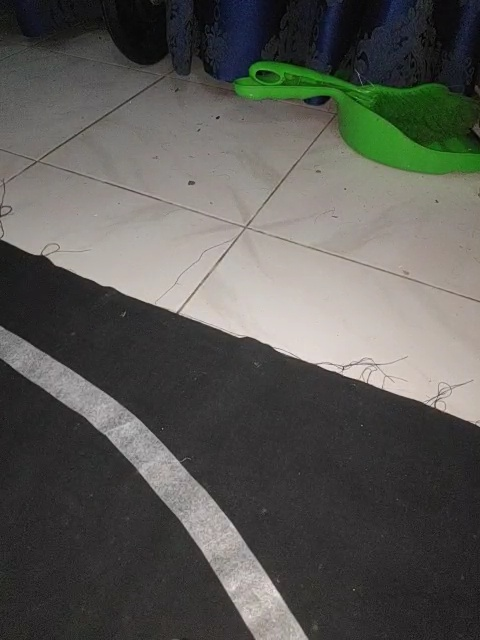
#> input picture PC/LaneDetectionModule/images/0.jpg, 480 x 640 px, given in place of the camera
$ python cam_test.py
#> lines starting #> are read from the running program, lines starting #| are printed output that depends on the picture
import cv2
import numpy as np


def get_canny(image):
    """
    Get the image with the canny edge detector applied.

    :param image: Image on which edges need to be detected.
    :return: Image with just the detected edges.
    """
    gray = cv2.cvtColor(np.array(image), cv2.COLOR_BGR2GRAY)
    blur = cv2.GaussianBlur(gray, (5, 5), 8)
    canny = cv2.Canny(blur, 50, 150)
    return canny


cap = cv2.VideoCapture(1)

if not cap.isOpened():
    print("Cannot open camera")
    exit()

count = 0

while True:
    # Capture frame-by-frame
    ret, frame = cap.read()
#> frame is the input picture: shape (640, 480, 3); mean B, G, R 84.9, 89.5, 89.6

    image = cv2.rotate(frame, cv2.ROTATE_90_CLOCKWISE)
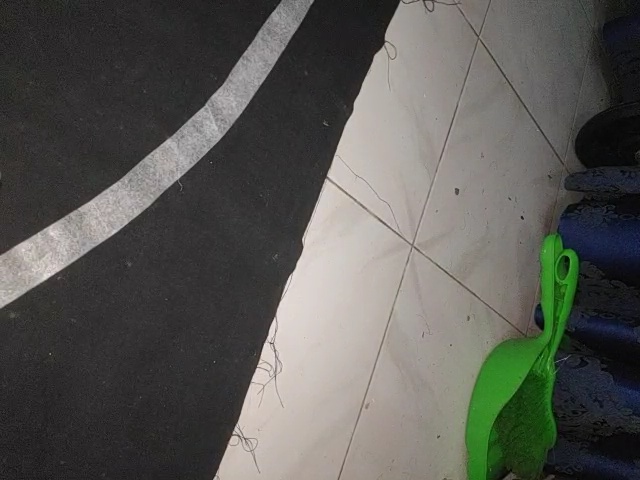
#> image: shape (480, 640, 3); mean B, G, R 84.9, 89.5, 89.6
    frame = get_canny(image)
#> in get_canny, `gray = cv2.cvtColor(np.array(image), cv2.COLOR_BGR2GRAY)`:
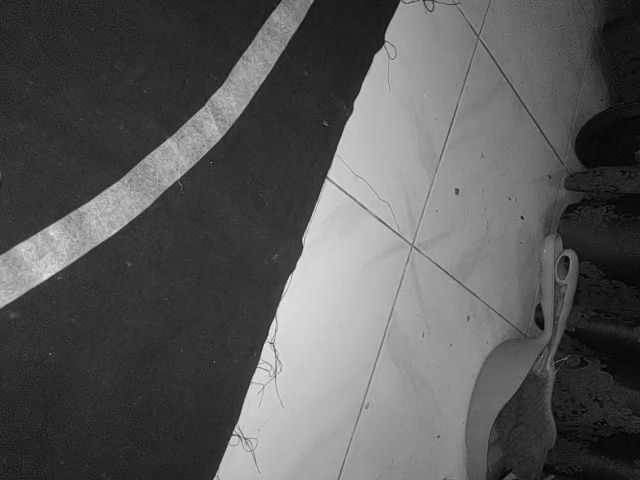
#> gray: shape (480, 640); min 0, max 237, mean 89
#> in get_canny, `canny = cv2.Canny(blur, 50, 150)`:
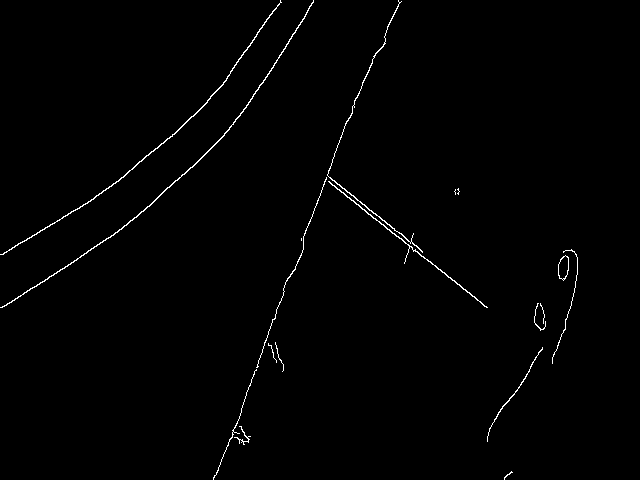
#> canny: shape (480, 640); 0.9% white in thin lines or dots
    # h, w = frame.shape[:2]
    # frame = frame[int(h * 0.75):, :]

    # if frame is read correctly ret is True
    if not ret:
        print("Can't receive frame (stream end?). Exiting ...")
        break
    # Display the resulting frame
    cv2.imshow('canny', frame)
    cv2.imshow('original', image)
    # sleep(0.5)
    if cv2.waitKey(1) == ord('c'):
        # cv2.imwrite('Images/' + str(count) + '.jpg', frame)
#> (key q is pressed here)
        cv2.imwrite('D:/AutonomousRobotCar/PC/LaneDetectionModule/images/' + str(count) + '.jpg', image)
        print("Image saved:", str(count) + '.jpg')
        count += 1
    if cv2.waitKey(1) == ord('q'):
#> (key q is pressed here)
        break
# When everything done, release the capture
cap.release()
cv2.destroyAllWindows()

$ run again, on PC/LaneDetectionModule/images/1.jpg
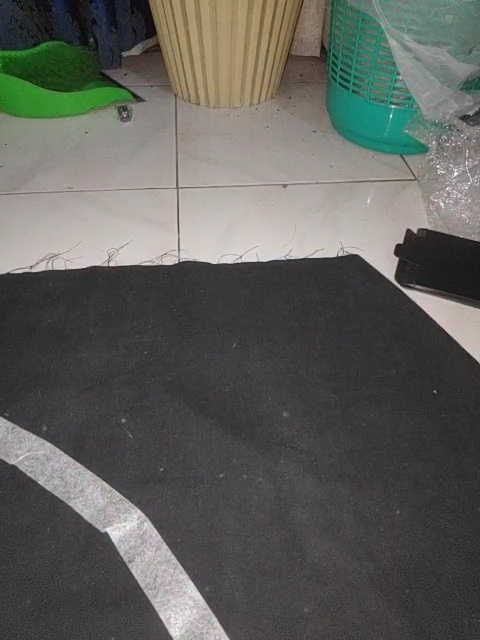
#> input picture PC/LaneDetectionModule/images/1.jpg, 480 x 640 px, given in place of the camera
#> frame is the input picture: shape (640, 480, 3); mean B, G, R 90.9, 95.5, 94.4
#> in get_canny, `gray = cv2.cvtColor(np.array(image), cv2.COLOR_BGR2GRAY)`:
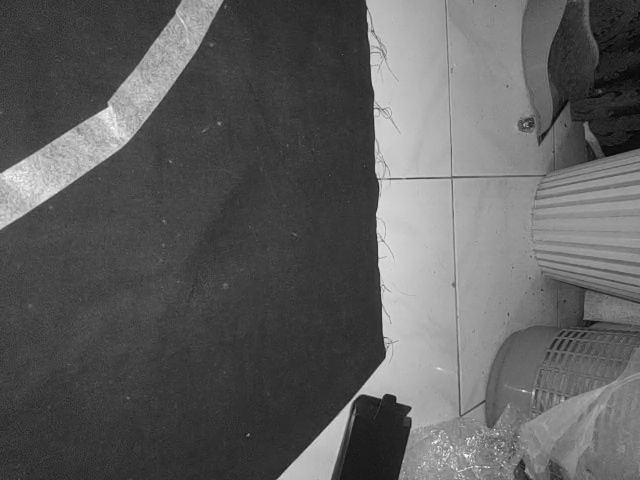
#> gray: shape (480, 640); min 0, max 254, mean 94.7
#> in get_canny, `canny = cv2.Canny(blur, 50, 150)`:
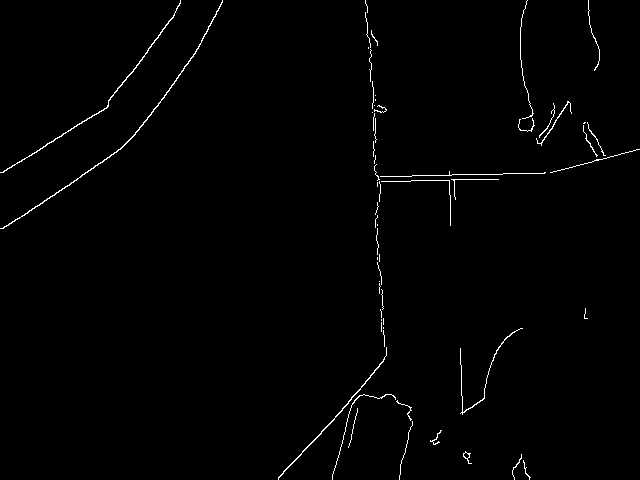
#> canny: shape (480, 640); 0.99% white in thin lines or dots

$ run again, on PC/LaneDetectionModule/images/2.jpg
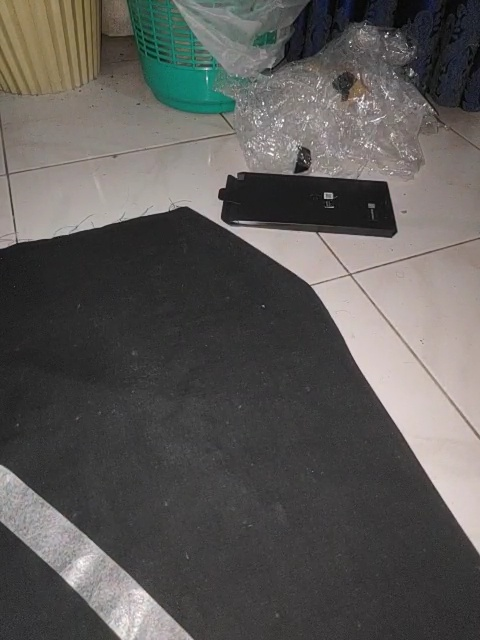
#> input picture PC/LaneDetectionModule/images/2.jpg, 480 x 640 px, given in place of the camera
#> frame is the input picture: shape (640, 480, 3); mean B, G, R 87.7, 90.1, 92.2
#> in get_canny, `gray = cv2.cvtColor(np.array(image), cv2.COLOR_BGR2GRAY)`:
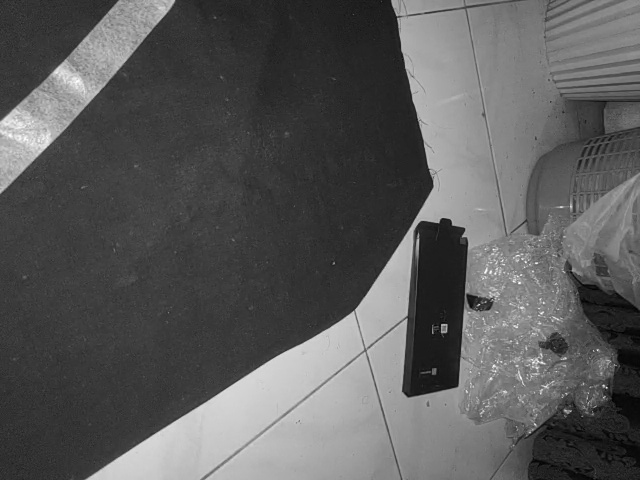
#> gray: shape (480, 640); min 0, max 254, mean 90.5
#> in get_canny, `canny = cv2.Canny(blur, 50, 150)`:
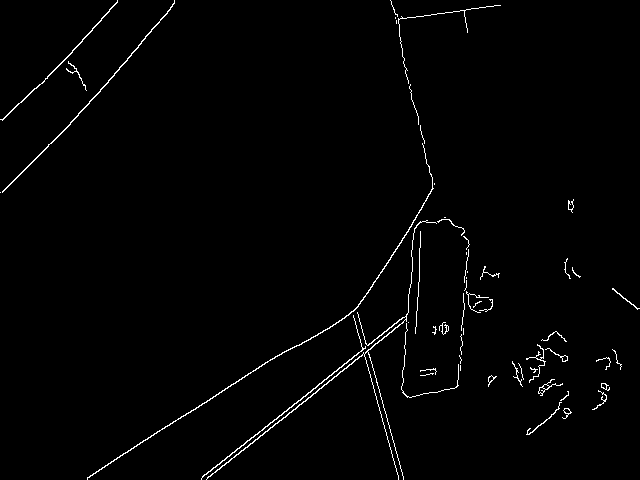
#> canny: shape (480, 640); 1.4% white in thin lines or dots

$ run again, on PC/LaneDetectionModule/images/3.jpg
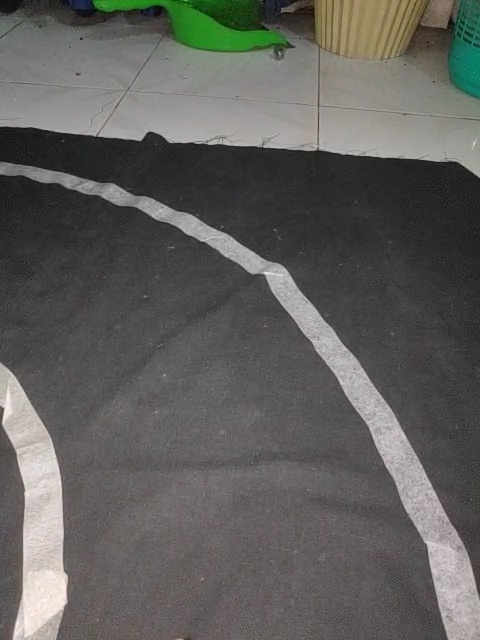
#> input picture PC/LaneDetectionModule/images/3.jpg, 480 x 640 px, given in place of the camera
#> frame is the input picture: shape (640, 480, 3); mean B, G, R 92.3, 95, 96
#> in get_canny, `gray = cv2.cvtColor(np.array(image), cv2.COLOR_BGR2GRAY)`:
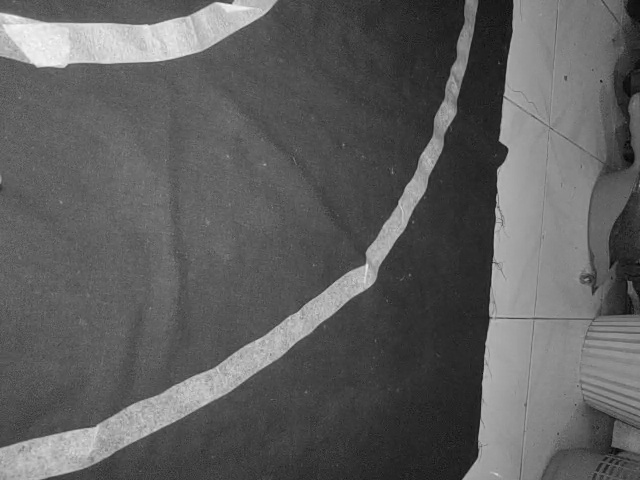
#> gray: shape (480, 640); min 3, max 249, mean 95
#> in get_canny, `canny = cv2.Canny(blur, 50, 150)`:
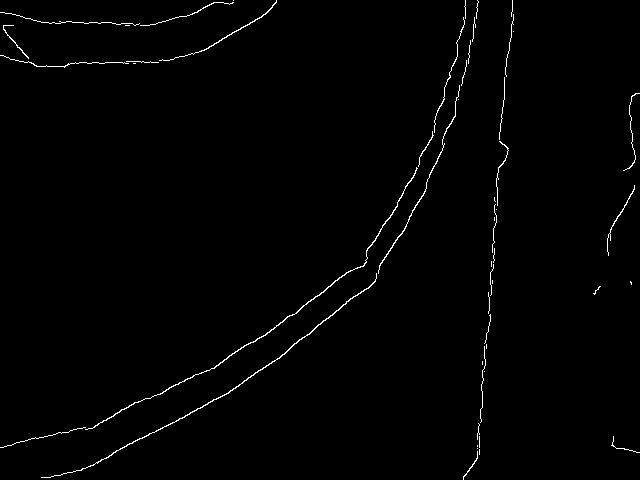
#> canny: shape (480, 640); 1% white in thin lines or dots
